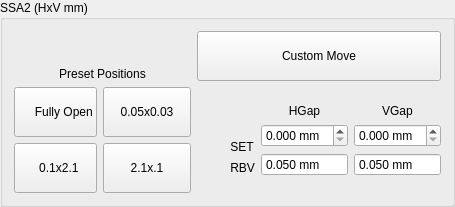
         <widget class="QGroupBox" name="groupBox_19">
          <property name="title">
           <string>SSA2 (HxV mm)</string>
          </property>
          <layout class="QGridLayout" name="gridLayout_32">
           <item row="0" column="0">
            <widget class="QLabel" name="label_134">
             <property name="text">
              <string>Preset Positions</string>
             </property>
             <property name="alignment">
              <set>Qt::AlignBottom|Qt::AlignHCenter</set>
             </property>
            </widget>
           </item>
           <item row="1" column="0">
            <layout class="QGridLayout" name="gridLayout_78">
             <item row="0" column="0">
              <layout class="QGridLayout" name="gridLayout_75">
               <item row="0" column="0">
                <widget class="QPushButton" name="pb_SSA2_Open">
                 <property name="sizePolicy">
                  <sizepolicy hsizetype="Preferred" vsizetype="Fixed">
                   <horstretch>0</horstretch>
                   <verstretch>0</verstretch>
                  </sizepolicy>
                 </property>
                 <property name="text">
                  <string>
     Fully Open
       </string>
                 </property>
                </widget>
               </item>
               <item row="0" column="1">
                <widget class="QPushButton" name="pb_SSA2_Close">
                 <property name="sizePolicy">
                  <sizepolicy hsizetype="Preferred" vsizetype="Preferred">
                   <horstretch>0</horstretch>
                   <verstretch>0</verstretch>
                  </sizepolicy>
                 </property>
                 <property name="text">
                  <string>    0.05x0.03    </string>
                 </property>
                </widget>
               </item>
               <item row="1" column="0">
                <widget class="QPushButton" name="pb_SSA2_HClose">
                 <property name="sizePolicy">
                  <sizepolicy hsizetype="Preferred" vsizetype="Fixed">
                   <horstretch>0</horstretch>
                   <verstretch>0</verstretch>
                  </sizepolicy>
                 </property>
                 <property name="text">
                  <string>
  0.1x2.1  
</string>
                 </property>
                </widget>
               </item>
               <item row="1" column="1">
                <widget class="QPushButton" name="pb_SSA2_VClose">
                 <property name="sizePolicy">
                  <sizepolicy hsizetype="Preferred" vsizetype="Fixed">
                   <horstretch>0</horstretch>
                   <verstretch>0</verstretch>
                  </sizepolicy>
                 </property>
                 <property name="text">
                  <string>
2.1x.1 
</string>
                 </property>
                </widget>
               </item>
              </layout>
             </item>
            </layout>
           </item>
           <item row="1" column="1">
            <layout class="QGridLayout" name="gridLayout_31">
             <item row="0" column="0">
              <layout class="QGridLayout" name="gridLayout_14">
               <item row="2" column="0">
                <widget class="QLabel" name="label_183">
                 <property name="sizePolicy">
                  <sizepolicy hsizetype="Preferred" vsizetype="Fixed">
                   <horstretch>0</horstretch>
                   <verstretch>0</verstretch>
                  </sizepolicy>
                 </property>
                 <property name="text">
                  <string>          SET</string>
                 </property>
                </widget>
               </item>
               <item row="3" column="0">
                <widget class="QLabel" name="label_125">
                 <property name="sizePolicy">
                  <sizepolicy hsizetype="Preferred" vsizetype="Fixed">
                   <horstretch>0</horstretch>
                   <verstretch>0</verstretch>
                  </sizepolicy>
                 </property>
                 <property name="text">
                  <string>          RBV</string>
                 </property>
                </widget>
               </item>
               <item row="1" column="0">
                <widget class="QLabel" name="label_10">
                 <property name="sizePolicy">
                  <sizepolicy hsizetype="Preferred" vsizetype="Fixed">
                   <horstretch>0</horstretch>
                   <verstretch>0</verstretch>
                  </sizepolicy>
                 </property>
                 <property name="text">
                  <string>
</string>
                 </property>
                </widget>
               </item>
              </layout>
             </item>
             <item row="0" column="1">
              <layout class="QGridLayout" name="gridLayout_29">
               <item row="0" column="0">
                <widget class="QLabel" name="label_180">
                 <property name="sizePolicy">
                  <sizepolicy hsizetype="Preferred" vsizetype="Fixed">
                   <horstretch>0</horstretch>
                   <verstretch>0</verstretch>
                  </sizepolicy>
                 </property>
                 <property name="text">
                  <string>HGap</string>
                 </property>
                 <property name="alignment">
                  <set>Qt::AlignCenter</set>
                 </property>
                </widget>
               </item>
               <item row="1" column="0">
                <widget class="QDoubleSpinBox" name="db_ssa2_x_set">
                 <property name="suffix">
                  <string> mm</string>
                 </property>
                 <property name="decimals">
                  <number>3</number>
                 </property>
                </widget>
               </item>
               <item row="2" column="0">
                <widget class="QDoubleSpinBox" name="db_ssa2_x">
                 <property name="sizePolicy">
                  <sizepolicy hsizetype="Preferred" vsizetype="Fixed">
                   <horstretch>0</horstretch>
                   <verstretch>0</verstretch>
                  </sizepolicy>
                 </property>
                 <property name="readOnly">
                  <bool>true</bool>
                 </property>
                 <property name="buttonSymbols">
                  <enum>QAbstractSpinBox::NoButtons</enum>
                 </property>
                 <property name="suffix">
                  <string> mm</string>
                 </property>
                 <property name="decimals">
                  <number>3</number>
                 </property>
                 <property name="minimum">
                  <double>-0.100000000000000</double>
                 </property>
                 <property name="maximum">
                  <double>4.000000000000000</double>
                 </property>
                 <property name="value">
                  <double>0.050000000000000</double>
                 </property>
                </widget>
               </item>
              </layout>
             </item>
             <item row="0" column="2">
              <layout class="QGridLayout" name="gridLayout_30">
               <item row="0" column="0">
                <widget class="QLabel" name="label_181">
                 <property name="sizePolicy">
                  <sizepolicy hsizetype="Preferred" vsizetype="Fixed">
                   <horstretch>0</horstretch>
                   <verstretch>0</verstretch>
                  </sizepolicy>
                 </property>
                 <property name="text">
                  <string>VGap</string>
                 </property>
                 <property name="alignment">
                  <set>Qt::AlignCenter</set>
                 </property>
                </widget>
               </item>
               <item row="1" column="0">
                <widget class="QDoubleSpinBox" name="db_ssa2_y_set">
                 <property name="suffix">
                  <string> mm</string>
                 </property>
                 <property name="decimals">
                  <number>3</number>
                 </property>
                </widget>
               </item>
               <item row="2" column="0">
                <widget class="QDoubleSpinBox" name="db_ssa2_y">
                 <property name="sizePolicy">
                  <sizepolicy hsizetype="Preferred" vsizetype="Fixed">
                   <horstretch>0</horstretch>
                   <verstretch>0</verstretch>
                  </sizepolicy>
                 </property>
                 <property name="readOnly">
                  <bool>true</bool>
                 </property>
                 <property name="buttonSymbols">
                  <enum>QAbstractSpinBox::NoButtons</enum>
                 </property>
                 <property name="suffix">
                  <string> mm</string>
                 </property>
                 <property name="decimals">
                  <number>3</number>
                 </property>
                 <property name="minimum">
                  <double>-0.100000000000000</double>
                 </property>
                 <property name="maximum">
                  <double>4.000000000000000</double>
                 </property>
                 <property name="value">
                  <double>0.050000000000000</double>
                 </property>
                </widget>
               </item>
              </layout>
             </item>
            </layout>
           </item>
           <item row="0" column="1">
            <widget class="QPushButton" name="pb_move_ssa2">
             <property name="text">
              <string>
Custom Move   
</string>
             </property>
            </widget>
           </item>
          </layout>
         </widget>
